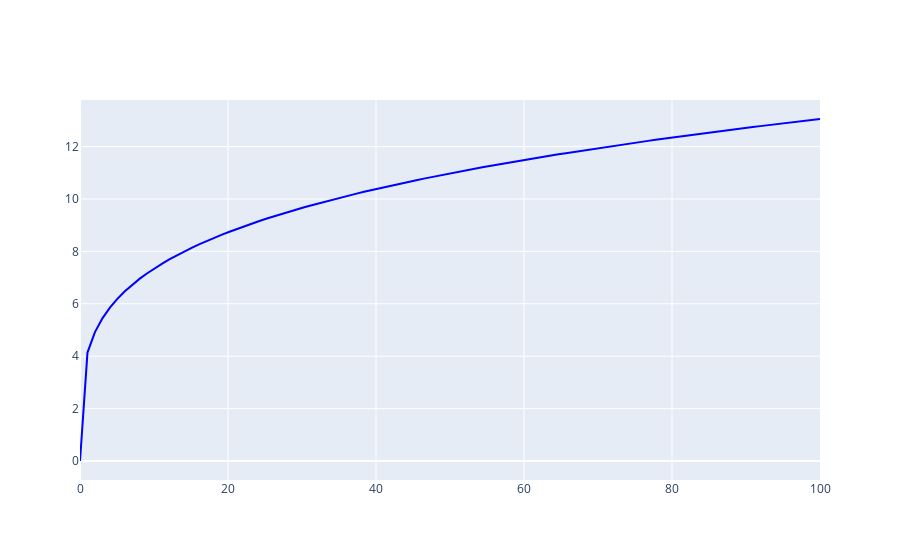

The code cell stored with this chart in its notebook:
### Code cell
import numpy as np
import plotly.graph_objects as go

delta_T = np.linspace(0, 100, 100)  # 温度差の範囲
# 熱伝達率 h = 2.51 * C * (delta_T/L) ** 0.25
C = 0.52
L = 0.01  # 長さ [m]
h = 2.51 * C * (delta_T/L) ** 0.25

# Plotly で描画
fig = go.Figure()
fig.add_trace(go.Scatter(
    x=delta_T,
    y=h,
    mode='lines',
    name='Heat Transfer Coefficient',
    line=dict(color='blue')
))
